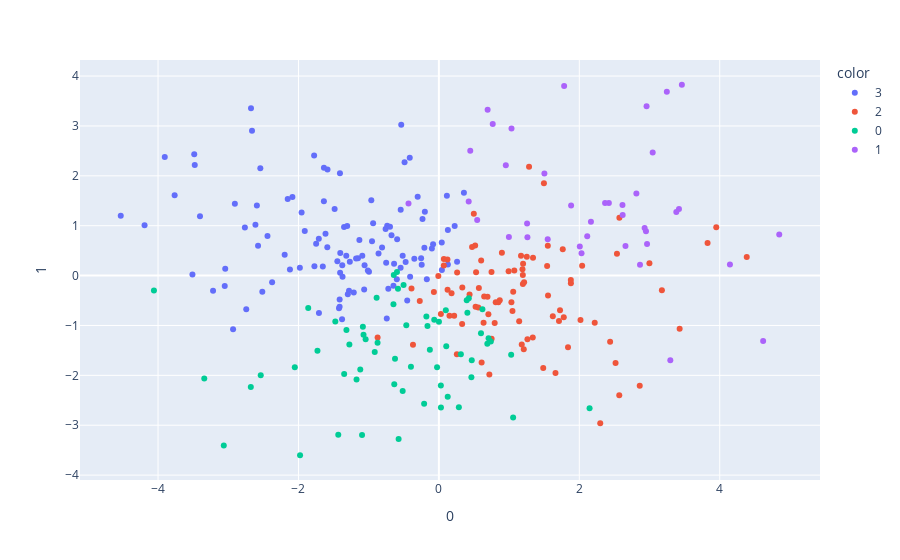

The code cell stored with this chart in its notebook:
### Code cell
import plotly.express as px
from sklearn.decomposition import PCA

pca = PCA(n_components=2)
components = pca.fit_transform(vector_review)

fig = px.scatter(components, x=0, y=1, color=df['KMeans ID'].astype("category"))
fig.show()
